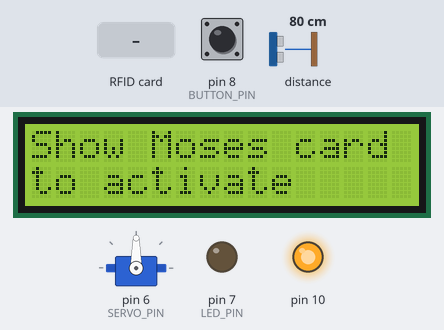
Bench run of a sketch on a simulated Arduino Uno, built with avr-gcc and run on an emulated ATmega328P. On the bench: 16×2 character LCD, servo, output pins drawn as LEDs (lit = HIGH). Inputs (shaded band) come from the test bench; at power-on: pin 8 (BUTTON_PIN) HIGH, distance to the obstacle 80 cm. The echo pulse lasts 58.3 µs per cm; what the sketch prints to the serial monitor is not drawn.

Above: at 1.3 s.
1.4 s: RFID card 5E 7A 19 C4 held to the reader
At 1.56 s:
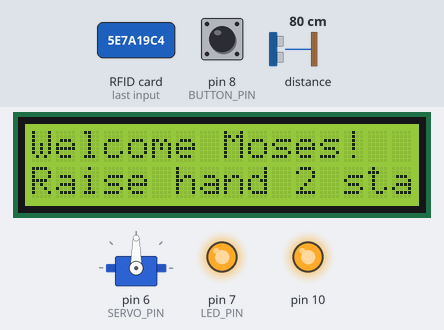
At 2.46 s:
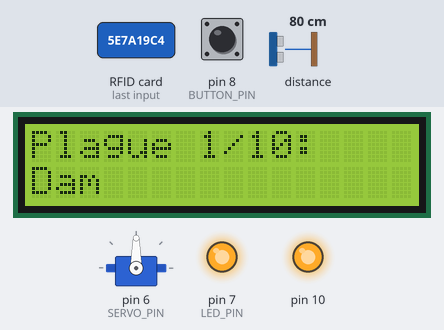
3.5 s: pin 8 (BUTTON_PIN) pulled LOW for 3.2 s
At 4.7 s:
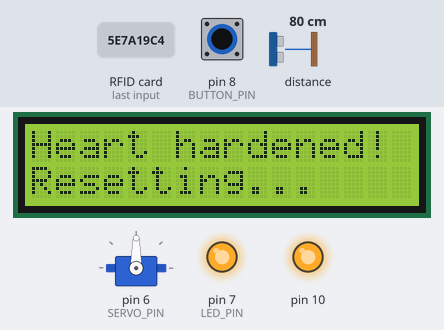
Timing chart, 0 to 7.2 s (numbered marks = the images above; inputs shaded):
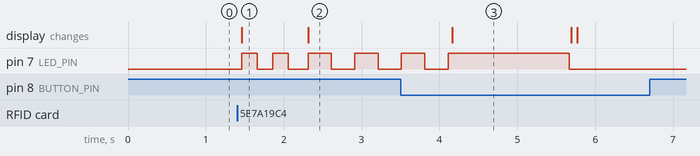

Measured:
- after the input at 1.4 s, pin 7 (LED_PIN): LOW → HIGH after 0.06 s, → LOW 0.20 s later, → HIGH 0.20 s later, → LOW 0.20 s later, … (8 changes in this stretch); the display: changes after 0.06 s (image 1)
- after the input at 3.5 s, the display: changes after 0.67 s (image 3)
- what the display in image 1 shows lasts 0.8 s, from 1.5 s to 2.3 s
- what the display in image 3 shows lasts 1.5 s, from 4.2 s to 5.7 s

The sketch:

ARD_GROUP_18.ino
```cpp
#include <Wire.h>
#include <LiquidCrystal_I2C.h>
#include <Servo.h>
#include <SPI.h>
#include <MFRC522.h>
#include <VL53L1X.h>

// ===================== הגדרת פינים =====================
#define LED_PIN       7
#define BUTTON_PIN    8
#define SERVO_PIN     6
#define RFID_SS_PIN   2
#define RFID_RST_PIN  9

// ===================== קבועים =====================
#define HAND_THRESHOLD    200   // סף מרחק בממ להרמת יד (20 סמ)
#define DEBOUNCE_DELAY    50    // השהיה למניעת רעש בכפתור (מש)
#define HAND_COOLDOWN     1500  // זמן המתנה בין הרמות יד (מש)
#define TOTAL_PLAGUES     10    // מספר המכות

// ===================== אתחול רכיבים =====================
LiquidCrystal_I2C lcd(0x27, 16, 2);
Servo gateServo;
MFRC522 rfid(RFID_SS_PIN, RFID_RST_PIN);
VL53L1X laser;

// ===================== משתני מצב =====================
int  plagueIndex      = 0;
bool systemActive     = false;//  RFID
bool handWasClose     = false;
bool seaOpen          = false;
unsigned long lastHandTime   = 0;
unsigned long lastButtonTime = 0;

// ===================== רשימת המכות =====================
const char* plagueNames[TOTAL_PLAGUES] = {
  "Dam",        // דם
  "Tzfardea",   // צפרדע
  "Kinim",      // כינים
  "Arov",       // ערוב
  "Dever",      // דבר
  "Shchin",     // שחין
  "Barad",      // ברד
  "Arbeh",      // ארבה
  "Choshech",   // חושך
  "Bechorot"    // מכת בכורות
};

// ===================== פונקציות עזר =====================

void displayLCD(const char* line1, const char* line2) {
  lcd.clear();
  lcd.setCursor(0, 0);
  lcd.print(line1);
  lcd.setCursor(0, 1);
  lcd.print(line2);
}

void blinkLED(int times, int delayMs) {
  for (int i = 0; i < times; i++) {
    digitalWrite(LED_PIN, HIGH);
    delay(delayMs);
    digitalWrite(LED_PIN, LOW);
    delay(delayMs);
  }
}

void resetSystem() {
  plagueIndex  = 0;
  systemActive = false;// RFID
  seaOpen      = false;
  handWasClose = false;

  gateServo.write(90);/////שינוי SERVO ל 90 על מנת שלא יסתובב ברצף
  digitalWrite(LED_PIN, LOW);

  displayLCD("Show Moses card", "to activate");

  Serial.println("=== System Reset ===");
  Serial.println("Waiting for RFID card...");
}

void activatePlague(int index) {
  Serial.print("--- Plague #");
  Serial.print(index + 1);
  Serial.print(": ");
  Serial.println(plagueNames[index]);

  char line1[17];
  snprintf(line1, sizeof(line1), "Plague %d/%d:", index + 1, TOTAL_PLAGUES);

  displayLCD(line1, plagueNames[index]);
  blinkLED(3, 300);
  digitalWrite(LED_PIN, HIGH);
}

void openRedSea() {
  Serial.println("=== Red Sea opens! Israel is free! ===");

  displayLCD("Bnei Israel -", "Cross! Sea parts!");
  gateServo.write(180);/////פתיחת סיבוב SERVO
  delay(10000); /// 10 שניות סיבוב
  gateServo.write(90);  // עצור את המנוע כדי שהשער יישאר פתוח!
  // ----------------------------------------
  seaOpen = true;

  blinkLED(5, 150);
  digitalWrite(LED_PIN, HIGH);
}

// ===================== SETUP =====================
void setup() {
  Serial.begin(9600);
  Serial.println("=== Exodus System Starting ===");

  pinMode(LED_PIN, OUTPUT);
  pinMode(BUTTON_PIN, INPUT_PULLUP);

  lcd.init();
  lcd.backlight();

  gateServo.attach(SERVO_PIN);
  gateServo.write(90);/////////שינוי SERVO ל 90 על מנת שלא יסתובב ברצף

  SPI.begin();
  rfid.PCD_Init();
  Serial.println("RFID ready");

  Wire.begin();
  laser.setTimeout(500);
  if (!laser.init()) {
    Serial.println("ERROR: VL53L1X not found!");
    displayLCD("ERROR:", "Laser not found");
    while (1);
  }
  laser.setDistanceMode(VL53L1X::Long);
  laser.setMeasurementTimingBudget(50000);
  laser.startContinuous(50);
  Serial.println("Laser VL53L1X ready");

  resetSystem();
}

// ===================== LOOP =====================
void loop() {

  // --- בדיקת כפתור ---
  if (digitalRead(BUTTON_PIN) == LOW) {
    unsigned long now = millis();
    if (now - lastButtonTime > DEBOUNCE_DELAY) {
      lastButtonTime = now;
      Serial.println(">>> Button pressed - Pharaoh's heart hardened! Reset <<<");
      displayLCD("Heart hardened!", "Resetting...");
      delay(1500);
      resetSystem();
      return;
    }
  }

  // --- בדיקת RFID ---
  if (!systemActive) {
    if (rfid.PICC_IsNewCardPresent() && rfid.PICC_ReadCardSerial()) {
      Serial.println(">>> Moses card detected! System activated <<<");
      systemActive = true;
      plagueIndex  = 0;

      displayLCD("Welcome Moses!", "Raise hand 2 start");
      blinkLED(2, 200);

      rfid.PICC_HaltA();
      rfid.PCD_StopCrypto1();
    }
    return;
  }

  // --- אם הים פתוח ---
  if (seaOpen) return;

  // --- קריאת לייזר ---
  int distance   = laser.read();
  int distanceCm = distance / 10;

  bool handClose = (distanceCm > 0 && distanceCm < HAND_THRESHOLD);

  // --- זיהוי הרמת יד ---
  if (handClose && !handWasClose) {
    unsigned long now = millis();
    if (now - lastHandTime > HAND_COOLDOWN) {
      lastHandTime = now;

      if (plagueIndex < TOTAL_PLAGUES) {
        activatePlague(plagueIndex);
        plagueIndex++;
      } else {
        openRedSea();
      }
    }
  }

  handWasClose = handClose;

  // --- הדפסה ל Serial Monitor ---
  static bool prevHandClose = false;
  if (handClose != prevHandClose) {
    Serial.print("Distance: ");
    Serial.print(distanceCm);
    Serial.print(" cm | Hand: ");
    Serial.println(handClose ? "CLOSE" : "FAR");
    prevHandClose = handClose;
  }
}
```
